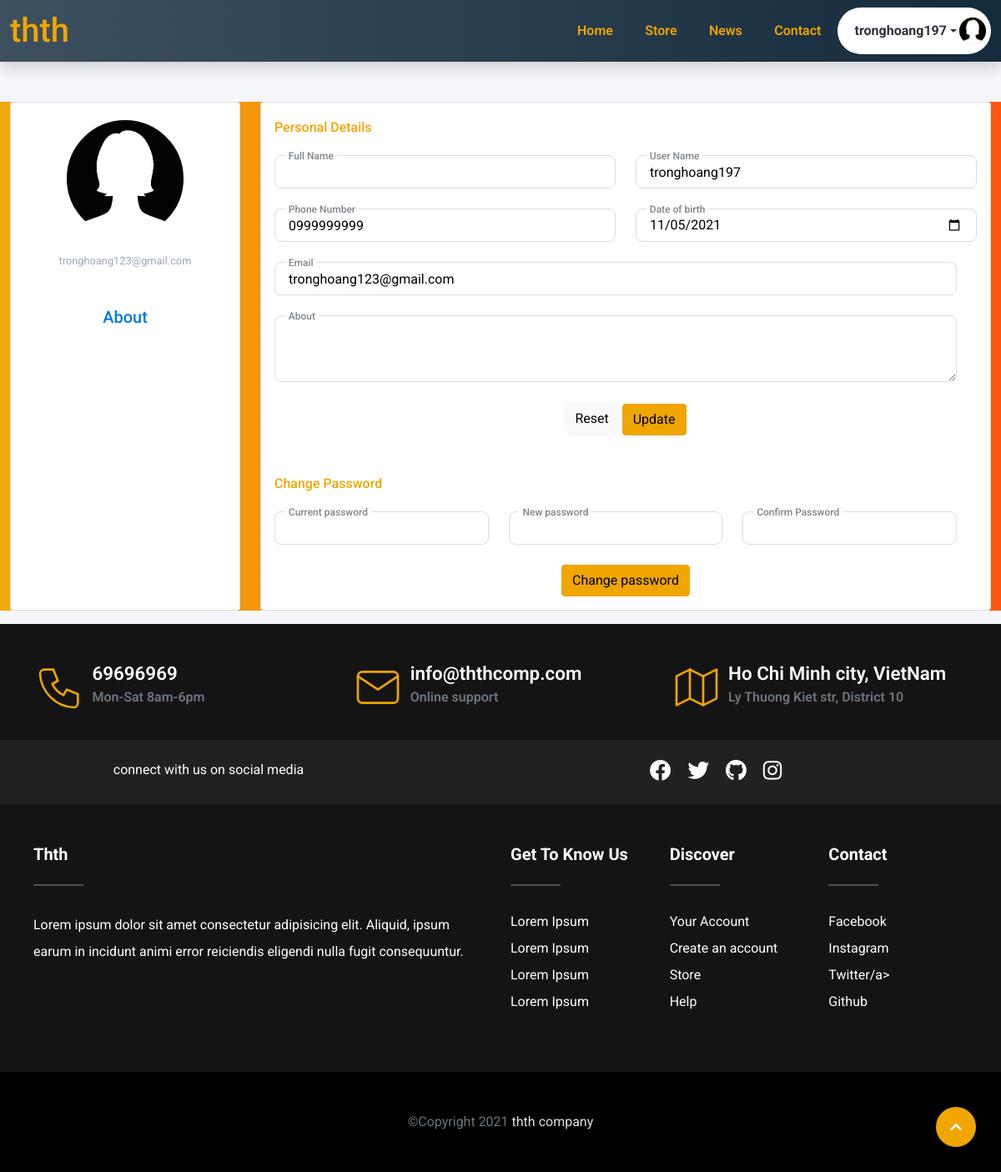
The app's page /edit-profile.php with its own data.
### tables this page shows
CREATE TABLE `account` (
  `account_id` varchar(20) NOT NULL,
  `fullname` varchar(50) NOT NULL,
  `image` varchar(150) NOT NULL DEFAULT 'avatar.png',
  `password` varchar(20) NOT NULL,
  `email` varchar(50) NOT NULL,
  `birthday` date NOT NULL,
  `phonenumber` varchar(15) NOT NULL,
  `about` text DEFAULT NULL,
  `permission` int(11) NOT NULL DEFAULT 0,
  `status` int(11) NOT NULL DEFAULT 1
);

### config.php (called while the page is built, shortened)
<?php
function executeResult($sql)
{
    $conn = mysqli_connect(HOST, USERNAME, PASSWORD, DATABASE);
    $resultset = mysqli_query($conn, $sql);
    $list = [];
    while ($row = mysqli_fetch_array($resultset, 1)) {
        $list[] = $row;
    }
    return $list;
}

### edit-profile.php (the view, shortened to what this page needs)
<?php
require_once('config.php');
?>
<!DOCTYPE html>
<html lang="en">
<head>
  <link rel="stylesheet" href="./scss/style.css">
  <link rel="stylesheet" href="./scss/fontawesome.css">
  <link rel="stylesheet" href="./scss/alert.css">
  <link rel="stylesheet" href="./scss/edit-profile.css">
  <link rel="stylesheet" href="https://cdnjs.cloudflare.com/ajax/libs/font-awesome/4.7.0/css/font-awesome.min.css" />
</head>
<body>
  <nav class="navbar navbar-expand-lg navbar-dark menu shadow">
    <div class="container">
      <a class="navbar-brand" href="#">
        <h1>thth</h1>
      </a>
      <div class="collapse navbar-collapse justify-content-end" id="navbarNav">
        <ul class="navbar-nav">
          <li class="nav-item">
            <a class="nav-link active" aria-current="page" href="./index.php">Home</a>
          </li>
          <li class="nav-item">
            <a class="nav-link active" aria-current="page" href="./store.php">Store</a>
          </li>
          <li class="nav-item">
            <a class="nav-link" aria-current="page" href="./news.php">News</a>
          </li>
          <li class="nav-item">
            <a class="nav-link" aria-current="page" href="./contact.php">Contact</a>
          </li>
        </ul>
        <?php
        $username = $_SESSION['username'];
        $sql = 'select * from `account`';
        $accountList = executeResult($sql);
        foreach ($accountList as $std) {
          if ($username === $std['account_id']) {
            break;
          }
        }
        echo '
            <div id="myModal" class="modal">
                <div class="modal-content">
                    <div class="modal-header">
                        <h5 class="modal-title">Giỏ Hàng</h5>
                        <span class="close">&times;</span>
                    </div>
                    <div class="modal-body">
                        <div class="cart-row">
                            <span class="cart-item cart-header cart-column">Sản Phẩm</span>
                            <span class="cart-price cart-header cart-column">Giá</span>
                            <span class="cart-quantity cart-header cart-column">Action</span>
                        </div>
                        <div class="cart-items">
                        </div>
                        <div class="cart-total">
                            <strong class="cart-total-title">Tổng Cộng:</strong>
                            <span class="cart-total-price">0$</span>
                        </div>
                    </div>
                    <div class="modal-footer">
                        <button type="button" class="btn btn-rounded close-footer">Đóng</button>
                        <button type="button" class="btn btn-rounded order">Thanh Toán</button>
                    </div>
                </div>
            </div>
            <div type="button" class="rounded-pill btn-rounded">
            <b  class="d-flex align-items-center dropdown-toggle" id="dropdownUser1" data-bs-toggle="dropdown" aria-expanded="false">
                ' . $std['account_id'] . '
            </b>
            <span>
            <img src="./images/' . $std['image'] . '" alt="" width="32" height="32" class="rounded-circle me-2">
            </span>
            <ul class="dropdown-menu dropdown-menu-dark text-small shadow" aria-labelledby="dropdownUser1">
                <li><a class="dropdown-item" id="cart">Cart</a></li>
                <li><a class="dropdown-item" href="./edit-profile.php">Profile</a></li>
                <li><hr class="dropdown-divider"></li>
                <li><a class="dropdown-item" href="./logout.php">Sign out</a></li>
            </ul>
            </div>
            <script>
                localStorage.setItem("username", "' . $username . '");
            </script>
            ';
        ?>
      </div>
    </div>
  </nav>
  <section class="products mt-5 mb-3">
    <div class="container">
      <form action="update-info.php" method="POST">
        <?php
        echo '
              <div class="row gutters">
            <div class="col-xl-3 col-lg-3 col-md-12 col-sm-12 col-12">
            <div class="card h-100">
              <div class="card-body">
                <div class="account-settings">
                  <div class="user-profile">
                    <div class="user-avatar">
                      <div class="wrapper" id="avatar">
                      </div>
                    </div>
                    <h5 class="user-name">' . $std['fullname'] . '</h5>
                    <h6 class="user-email">' . $std['email'] . '</h6>
                  </div>
                  <div class="about">
                    <h5>About</h5>
                    <p>' . $std['about'] . '</p>
                  </div>
                </div>
              </div>
            </div>
            </div>
            <div class="col-xl-9 col-lg-9 col-md-12 col-sm-12 col-12">
            <div class="card h-100">
              <div class="card-body">
                <form action="#" class="">
                  <div class="row gutters">
                  <div class="col-xl-12 col-lg-12 col-md-12 col-sm-12 col-12">
                    <h6 class="mt-1 mb-4 text-primary">Personal Details</h6>
                  </div>
                  <div class="col-xl-6 col-lg-6 col-md-6 col-sm-6 col-12">
                    <div class="form__div">
                      <input type="text" class="form__input" name="fullname" value="' . $std['fullname'] . '">
                      <label for="" class="form__label">Full Name</label>
                    </div>
                  </div>
                  <div class="col-xl-6 col-lg-6 col-md-6 col-sm-6 col-12">
                    <div class="form__div">
                      <input type="text" class="form__input" required name="account_id" minlength="8" maxlength="20" value="' . $std['account_id'] . '">
                      <label for="" class="form__label">User Name</label>
                    </div>
                  </div>
                  <div class="col-xl-6 col-lg-6 col-md-6 col-sm-6 col-12">
                    <div class="form__div">
                      <input type="tel" class="form__input" required name="phonenumber" pattern="[0]{1}[0-9]{9}" value="' . $std['phonenumber'] . '">
                      <label for="" class="form__label">Phone Number</label>
                    </div>
                  </div>
                  <div class="col-xl-6 col-lg-6 col-md-6 col-sm-6 col-12">
                    <div class="form__div">
                      <input type="date" class="form__input" required name="birthday" value="' . $std['birthday'] . '">
                      <label for="" class="form__label">Date of birth</label>
                    </div>
                  </div>
                  <div class="row">
                    <div class="col">
                      <div class="form__div">
                        <input type="email" class="form__input" required name="email" value="' . $std['email'] . '">
                        <label for="" class="form__label">Email</label>
                      </div>
                    </div>
                  </div>
                  <div class="row">
                    <div class="col mb-3">
                      <div class="form__div">
                        <textarea class="form__input" rows="5" name="about">' . $std['about'] . '</textarea>
                        <label for="" class="form__label">About</label>
                      </div>
                    </div>
                  </div>
                </div>
                <div class="mt-4 mb-4">
                  <div class="text-center">
                    <input type="reset" class="bg-light" value="Reset">
                    <input type="submit" name="changeInfo" class="btn btn-primary" value="Update">
                  </div>
                </div>
                </form>
                <div class="row gutters">
                  <div class="col-xl-12 col-lg-12 col-md-12 col-sm-12 col-12">
                    <h6 class="mt-4 mb-4 text-primary">Change Password</h6>
                  </div>
                  <div class="row">
                    <div class="col-sm">
                      <div class="form__div">
                        <input type="password" class="form__input" name="currPass" minlength="8">
                        <label for="" class="form__label">Current password</label>
                      </div>
                    </div>
                    <div class="col-sm">
                      <div class="form__div">
                        <input type="password" class="form__input" name="newPass" minlength="8">
                        <label for="" class="form__label">New password</label>
                    </div>
                    </div>
                    <div class="col-sm">
                      <div class="form__div">
                        <input type="password" class="form__input" name="confPass" minlength="8">
                        <label for="" class="form__label">Confirm Password</label>
                      </div>
                    </div>
                  </div>
                  <div class="form-group">
                    <div class="text-center">
                      <input type="submit" class="btn btn-primary" name="changePass" value="Change password">
                    </div>
                  </div>
                  </div>
                </div>
              </div>
            </div>
            </div>
            ';
        ?>
      </form>
    </div>
  </section>
  <footer class="footer">
    <div class="container">
      <div class="row m-3">
        <div class="col-md-4 col-lg-4 contact-box pt-1 d-md-block d-lg-flex d-flex">
          <div class="contact-box__icon">
          </div>
          <div class="contact-box__info">
            <a href="" class="contact-box__info--title">69696969</a>
            <p class="contact-box__info--subtitle">Mon-Sat 8am-6pm</p>
          </div>
        </div>
        <div class="col-md-4 col-lg-4 contact-box pt-1 d-md-block d-lg-flex d-flex">
          <div class="contact-box__icon">
          </div>
          <div class="contact-box__info">
            <a href="" class="contact-box__info--title">info@ththcomp.com</a>
            <p class="contact-box__info--subtitle">Online support</p>
          </div>
        </div>
        <div class="col-md-4 col-lg-4 contact-box pt-1 d-md-block d-lg-flex d-flex">
          <div class="contact-box__icon">
          </div>
          <div class="contact-box__info">
            <a href="" class="contact-box__info--title">Ho Chi Minh city, VietNam</a>
            <p class="contact-box__info--subtitle">Ly Thuong Kiet str, District 10</p>
          </div>
        </div>
      </div>
    </div>
    <div class="footer-sm" style="background-color: #212121;">
      <div class="container">
        <div class="row py-4 text-center text-white">
          <div class="col-lg-5 col-md-6 mb-4 mb-md-0">
            connect with us on social media
          </div>
          <div class="col-lg-7 col-md-6">
            <a href="#"><i class="fab fa-facebook icon"></i></a>
            <a href="#"><i class="fab fa-twitter icon"></i></a>
            <a href="#"><i class="fab fa-github icon"></i></a>
            <a href="#"><i class="fab fa-instagram icon"></i></a>
          </div>
        </div>
      </div>
    </div>
    <div class="container mt-5">
      <div class="row text-white justify-content-center m-3 pb-3">
        <div class="col-12 col-sm-6 col-lg-6 mx-auto">
          <h5 class="text-capitalize fw-bold">thth</h5>
          <hr class="bg-white d-inline-block mb-4" style="width: 60px; height: 2px;">
          <p class="lh-lg">
            Lorem ipsum dolor sit amet consectetur adipisicing elit. Aliquid, ipsum earum in incidunt animi
            error reiciendis eligendi nulla fugit consequuntur.
          </p>
        </div>
        <div class="col-12 col-sm-6 col-lg-2 mb-4 mx-auto">
          <h5 class="text-capitalize fw-bold">Get to know us</h5>
          <hr class="bg-white d-inline-block mb-4" style="width: 60px; height: 2px;">
          <ul class="list-inline company-list">
            <li><a href="#">Lorem Ipsum</a></li>
            <li><a href="#">Lorem Ipsum</a></li>
            <li><a href="#">Lorem Ipsum</a></li>
            <li><a href="#">Lorem Ipsum</a></li>
          </ul>
        </div>
        <div class="col-12 col-sm-6 col-lg-2 mb-4 mx-auto">
          <h5 class="text-capitalize fw-bold">Discover</h5>
          <hr class="bg-white d-inline-block mb-4" style="width: 60px; height: 2px;">
          <ul class="list-inline company-list">
            <li><a href="#">Your Account</a></li>
            <li><a href="#">Create an account</a></li>
            <li><a href="#">Store</a></li>
            <li><a href="#">Help</a></li>
          </ul>
        </div>
        <div class="col-12 col-sm-6 col-lg-2 mb-4 mx-auto">
          <h5 class="text-capitalize fw-bold">contact</h5>
          <hr class="bg-white d-inline-block mb-4" style="width: 60px; height: 2px;">
          <ul class="list-inline company-list">
            <li><a href="#">Facebook</a></li>
            <li><a href="#">Instagram</a></li>
            <li><a href="#">Twitter/a></li>
            <li><a href="#">Github</a></li>
          </ul>
        </div>
      </div>
    </div>
    <div class="footer-bottom pb-5 pt-5">
      <div class="container">
        <div class="row text-center text-white">
          <div class="col-12">
            <div class="footer-bottom__copyright">
              &COPY;Copyright 2021 <a href="#">thth company</a>
            </div>
          </div>
        </div>
      </div>
    </div>
  </footer>
  <a href="#" class="shadow btn-primary rounded-circle back-to-top">
    <i class="fas fa-chevron-up"></i>
  </a>
</body>
</html>

### scss/edit-profile.css (style rules this page uses)
:root { --first-color: #1A73E8; --input-color: #80868B; --border-color: #DADCE0; --body-font: 'Roboto', sans-serif; --normal-font-size: 1rem; --small-font-size: .75rem; }
*,::before,::after { box-sizing: border-box; }
body { margin: 0; padding: 0; font-family: var(--body-font); font-size: var(--normal-font-size); }
.wrapper { height: 150px; width: 150px; border: 5px solid #fff; border-radius: 50%; position: relative; background-size: 100% 100%; overflow: hidden; left: 50%; transform: translateX(-50%); }
body { margin: 0; color: #2e323c; background: #f5f6fa; position: relative; height: 100%; }
.account-settings .user-profile { margin: 0 0 1rem 0; padding-bottom: 1rem; text-align: center; }
.account-settings .user-profile .user-avatar { margin: 0 0 1rem 0; }
.account-settings .user-profile h6.user-email { margin: 0; font-size: 0.8rem; font-weight: 400; color: #9fa8b9; }
.account-settings .about { margin: 2rem 0 0 0; text-align: center; }
.account-settings .about h5 { margin: 0 0 15px 0; color: #007ae1; }
h1 { margin: 0; }
.form__div { position: relative; height: 40px; margin-bottom: 1.5rem; }
.form__input { position: absolute; top: 0; left: 0; width: 100%; height: 100%; font-size: var(--normal-font-size); border: 1px solid var(--border-color); border-radius: .5rem; outline: none; padding: 1rem; background: none; z-index: 1; }
textarea.form__input { height: 200%; }
.form__label { position: absolute; top: -.5rem; left: .8rem; font-size: var(--small-font-size); font-weight: 500; z-index: 10; padding: 0 .25rem; background-color: #fff; color: var(--input-color); transition: .3s; }
input[type="reset"] { padding: 0.5rem 0.75rem; border: none; border-radius: 0.5rem; }

### records on screen
account: account_id "tronghoang197", image (picture), email "tronghoang123@gmail.com", phonenumber "0999999999", birthday "11/05/2021"
